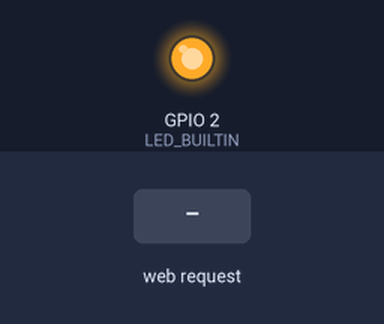
Simulated run of this sketch. Board: ESP8266 (NodeMCU). Parts: output pins drawn as LEDs (lit = HIGH, except the on-board LED, lit = LOW). The test bench sets the inputs (shaded band). WiFi joins after 1.5 s; servers stay silent unless stated; what the sketch prints to the serial monitor is not drawn.

Above: at 2.7 s.
2.8 s: HTTP request GET /LED=OFF received
At 4.0 s:
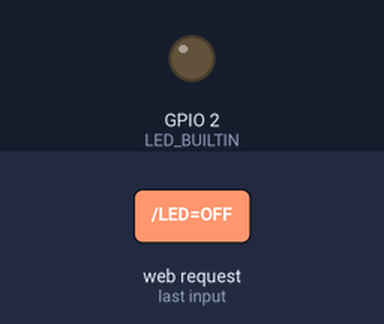
4.3 s: HTTP request GET /LED=ON received
At 5.3 s:
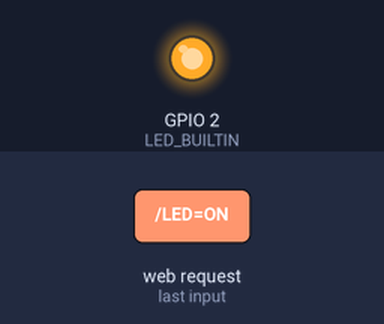
Timing chart, 0 to 7.3 s (numbered marks = the images above; inputs shaded):
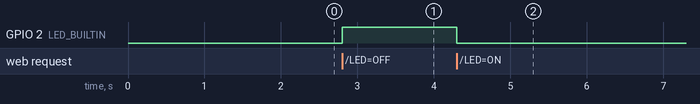

The sketch:

webserver.ino
```cpp
#include <ESP8266WiFi.h>

char ssid[] = "Ken";
char pass[] = "iar_kenlee";

WiFiServer server(80);

int value = LOW;

void setup() {

  Serial.begin(115200);

  pinMode(LED_BUILTIN, OUTPUT);

  // Connect to WiFi network
  Serial.println();
  Serial.println();
  Serial.print("Connecting to ");
  Serial.println(ssid);

  WiFi.begin(ssid, pass);

  while (WiFi.status() != WL_CONNECTED) {
    delay(500);
    Serial.print(".");
  }
  Serial.println("");
  Serial.println("WiFi connected");

  // Start the server
  server.begin();
  Serial.println("Server started");

  // Print the IP address
  Serial.print("Use this URL to connect: ");
  Serial.print("http://");
  Serial.print(WiFi.localIP());
  Serial.println("/");

}

void loop() {
  // Check if a client has connected
  WiFiClient client = server.available();
  if (!client) {
    return;
  }

  // Wait until the client sends some data
  Serial.println("new client");
  while (!client.available()) {
    delay(1);
  }

  // Read the first line of the request
  String request = client.readStringUntil('\r');
  Serial.println(request);
  client.flush();

  // Match the request
  if (request.indexOf("/LED=ON") != -1) {
    digitalWrite(LED_BUILTIN, LOW);
    value = HIGH;
  }
  if (request.indexOf("/LED=OFF") != -1) {
    digitalWrite(LED_BUILTIN, HIGH);
    value = LOW;
  }

  // Return the response
  client.println("HTTP/1.1 200 OK");
  client.println("Content-Type: text/html");
  client.println(""); // do not forget this one
  client.println("<!DOCTYPE HTML>");
  client.println("<html>");

  client.print("Led pin is now: ");

  if (value == HIGH) {
    client.print("On");
  } else {
    client.print("Off");
  }
  client.println("<br><br>");
  client.println("<a href=\"/LED=ON\"><button>ON</button></a><a href=\"/LED=OFF\"><button>OFF</button></a></p>");
  client.println("</html>");

  delay(1);
  Serial.println("Client disonnected");
  Serial.println("");

}
```

Measured:
- after the input at 2.8 s, GPIO 2 (LED_BUILTIN): LOW → HIGH at once
- after the input at 4.3 s, GPIO 2 (LED_BUILTIN): HIGH → LOW at once
